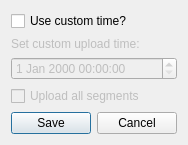
<?xml version="1.0" encoding="UTF-8"?>
<ui version="4.0">
 <class>Dialog</class>
 <widget class="QDialog" name="Dialog">
  <property name="geometry">
   <rect>
    <x>0</x>
    <y>0</y>
    <width>182</width>
    <height>145</height>
   </rect>
  </property>
  <property name="windowTitle">
   <string>Dialog</string>
  </property>
  <layout class="QVBoxLayout" name="verticalLayout">
   <item>
    <widget class="QCheckBox" name="checkBoxUseCustom">
     <property name="text">
      <string>Use custom time?</string>
     </property>
    </widget>
   </item>
   <item>
    <widget class="QLabel" name="labelSetTime">
     <property name="enabled">
      <bool>false</bool>
     </property>
     <property name="text">
      <string>Set custom upload time:</string>
     </property>
    </widget>
   </item>
   <item>
    <widget class="QDateTimeEdit" name="dateTimeEditCustom">
     <property name="enabled">
      <bool>false</bool>
     </property>
    </widget>
   </item>
   <item>
    <widget class="QCheckBox" name="checkBoxUploadAll">
     <property name="enabled">
      <bool>false</bool>
     </property>
     <property name="text">
      <string>Upload all segments</string>
     </property>
    </widget>
   </item>
   <item>
    <widget class="QDialogButtonBox" name="buttonBox">
     <property name="orientation">
      <enum>Qt::Orientation::Horizontal</enum>
     </property>
     <property name="standardButtons">
      <set>QDialogButtonBox::StandardButton::Cancel|QDialogButtonBox::StandardButton::Save</set>
     </property>
    </widget>
   </item>
  </layout>
 </widget>
 <resources/>
 <connections>
  <connection>
   <sender>buttonBox</sender>
   <signal>accepted()</signal>
   <receiver>Dialog</receiver>
   <slot>accept()</slot>
   <hints>
    <hint type="sourcelabel">
     <x>248</x>
     <y>254</y>
    </hint>
    <hint type="destinationlabel">
     <x>157</x>
     <y>274</y>
    </hint>
   </hints>
  </connection>
  <connection>
   <sender>buttonBox</sender>
   <signal>rejected()</signal>
   <receiver>Dialog</receiver>
   <slot>reject()</slot>
   <hints>
    <hint type="sourcelabel">
     <x>316</x>
     <y>260</y>
    </hint>
    <hint type="destinationlabel">
     <x>286</x>
     <y>274</y>
    </hint>
   </hints>
  </connection>
 </connections>
</ui>
